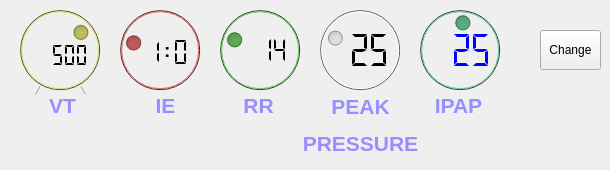
            <widget class="QWidget" name="page">
             <widget class="QDial" name="vtdial">
              <property name="enabled">
               <bool>false</bool>
              </property>
              <property name="geometry">
               <rect>
                <x>10</x>
                <y>0</y>
                <width>100</width>
                <height>100</height>
               </rect>
              </property>
              <property name="minimumSize">
               <size>
                <width>100</width>
                <height>100</height>
               </size>
              </property>
              <property name="styleSheet">
               <string notr="true">background-color: rgb(200,200,20)</string>
              </property>
              <property name="minimum">
               <number>1</number>
              </property>
              <property name="maximum">
               <number>7</number>
              </property>
              <property name="singleStep">
               <number>50</number>
              </property>
              <property name="value">
               <number>5</number>
              </property>
              <property name="wrapping">
               <bool>false</bool>
              </property>
              <property name="notchTarget">
               <double>10.000000000000000</double>
              </property>
              <property name="notchesVisible">
               <bool>true</bool>
              </property>
             </widget>
             <widget class="QLCDNumber" name="vtlcd">
              <property name="enabled">
               <bool>false</bool>
              </property>
              <property name="geometry">
               <rect>
                <x>50</x>
                <y>40</y>
                <width>41</width>
                <height>30</height>
               </rect>
              </property>
              <property name="minimumSize">
               <size>
                <width>0</width>
                <height>20</height>
               </size>
              </property>
              <property name="styleSheet">
               <string notr="true">color:black</string>
              </property>
              <property name="frameShape">
               <enum>QFrame::NoFrame</enum>
              </property>
              <property name="frameShadow">
               <enum>QFrame::Plain</enum>
              </property>
              <property name="digitCount">
               <number>3</number>
              </property>
              <property name="segmentStyle">
               <enum>QLCDNumber::Flat</enum>
              </property>
              <property name="intValue" stdset="0">
               <number>500</number>
              </property>
             </widget>
             <widget class="QLabel" name="label_13">
              <property name="geometry">
               <rect>
                <x>27</x>
                <y>90</y>
                <width>71</width>
                <height>31</height>
               </rect>
              </property>
              <property name="font">
               <font>
                <family>MS Shell Dlg 2</family>
                <pointsize>16</pointsize>
                <weight>75</weight>
                <bold>true</bold>
               </font>
              </property>
              <property name="styleSheet">
               <string notr="true">color: rgb(152, 142, 255);</string>
              </property>
              <property name="text">
               <string>VT</string>
              </property>
              <property name="alignment">
               <set>Qt::AlignCenter</set>
              </property>
             </widget>
             <widget class="QDial" name="iedial">
              <property name="enabled">
               <bool>false</bool>
              </property>
              <property name="geometry">
               <rect>
                <x>110</x>
                <y>0</y>
                <width>100</width>
                <height>100</height>
               </rect>
              </property>
              <property name="minimumSize">
               <size>
                <width>100</width>
                <height>100</height>
               </size>
              </property>
              <property name="styleSheet">
               <string notr="true">background-color: rgb(200,20,20)</string>
              </property>
              <property name="minimum">
               <number>1</number>
              </property>
              <property name="maximum">
               <number>5</number>
              </property>
              <property name="value">
               <number>2</number>
              </property>
             </widget>
             <widget class="QLCDNumber" name="ilcd">
              <property name="geometry">
               <rect>
                <x>147</x>
                <y>37</y>
                <width>16</width>
                <height>30</height>
               </rect>
              </property>
              <property name="minimumSize">
               <size>
                <width>0</width>
                <height>0</height>
               </size>
              </property>
              <property name="styleSheet">
               <string notr="true">color:black</string>
              </property>
              <property name="frameShape">
               <enum>QFrame::NoFrame</enum>
              </property>
              <property name="frameShadow">
               <enum>QFrame::Plain</enum>
              </property>
              <property name="digitCount">
               <number>1</number>
              </property>
              <property name="segmentStyle">
               <enum>QLCDNumber::Flat</enum>
              </property>
              <property name="value" stdset="0">
               <double>1.000000000000000</double>
              </property>
             </widget>
             <widget class="QLabel" name="label_17">
              <property name="geometry">
               <rect>
                <x>164</x>
                <y>30</y>
                <width>10</width>
                <height>40</height>
               </rect>
              </property>
              <property name="font">
               <font>
                <pointsize>14</pointsize>
                <weight>75</weight>
                <bold>true</bold>
               </font>
              </property>
              <property name="styleSheet">
               <string notr="true">color:black</string>
              </property>
              <property name="text">
               <string>:</string>
              </property>
             </widget>
             <widget class="QLCDNumber" name="ielcd">
              <property name="geometry">
               <rect>
                <x>167</x>
                <y>37</y>
                <width>28</width>
                <height>30</height>
               </rect>
              </property>
              <property name="minimumSize">
               <size>
                <width>0</width>
                <height>0</height>
               </size>
              </property>
              <property name="styleSheet">
               <string notr="true">color:black</string>
              </property>
              <property name="frameShape">
               <enum>QFrame::NoFrame</enum>
              </property>
              <property name="frameShadow">
               <enum>QFrame::Plain</enum>
              </property>
              <property name="digitCount">
               <number>1</number>
              </property>
              <property name="segmentStyle">
               <enum>QLCDNumber::Flat</enum>
              </property>
             </widget>
             <widget class="QLabel" name="label_15">
              <property name="geometry">
               <rect>
                <x>130</x>
                <y>90</y>
                <width>71</width>
                <height>31</height>
               </rect>
              </property>
              <property name="font">
               <font>
                <pointsize>16</pointsize>
                <weight>75</weight>
                <bold>true</bold>
               </font>
              </property>
              <property name="styleSheet">
               <string notr="true">color: rgb(152, 142, 255);</string>
              </property>
              <property name="text">
               <string>IE</string>
              </property>
              <property name="alignment">
               <set>Qt::AlignCenter</set>
              </property>
             </widget>
             <widget class="QDial" name="rrdial">
              <property name="enabled">
               <bool>false</bool>
              </property>
              <property name="geometry">
               <rect>
                <x>210</x>
                <y>0</y>
                <width>100</width>
                <height>100</height>
               </rect>
              </property>
              <property name="minimumSize">
               <size>
                <width>100</width>
                <height>100</height>
               </size>
              </property>
              <property name="styleSheet">
               <string notr="true">background-color: rgb(20,100,10)</string>
              </property>
              <property name="minimum">
               <number>8</number>
              </property>
              <property name="maximum">
               <number>30</number>
              </property>
              <property name="value">
               <number>14</number>
              </property>
             </widget>
             <widget class="QLabel" name="label_14">
              <property name="geometry">
               <rect>
                <x>218</x>
                <y>90</y>
                <width>81</width>
                <height>31</height>
               </rect>
              </property>
              <property name="font">
               <font>
                <pointsize>16</pointsize>
                <weight>75</weight>
                <bold>true</bold>
               </font>
              </property>
              <property name="styleSheet">
               <string notr="true">color: rgb(152, 142, 255);</string>
              </property>
              <property name="text">
               <string>RR</string>
              </property>
              <property name="alignment">
               <set>Qt::AlignCenter</set>
              </property>
             </widget>
             <widget class="QLCDNumber" name="rrlcd">
              <property name="enabled">
               <bool>false</bool>
              </property>
              <property name="geometry">
               <rect>
                <x>253</x>
                <y>35</y>
                <width>41</width>
                <height>30</height>
               </rect>
              </property>
              <property name="minimumSize">
               <size>
                <width>0</width>
                <height>20</height>
               </size>
              </property>
              <property name="styleSheet">
               <string notr="true">color:black</string>
              </property>
              <property name="frameShape">
               <enum>QFrame::NoFrame</enum>
              </property>
              <property name="frameShadow">
               <enum>QFrame::Plain</enum>
              </property>
              <property name="digitCount">
               <number>2</number>
              </property>
              <property name="segmentStyle">
               <enum>QLCDNumber::Flat</enum>
              </property>
              <property name="intValue" stdset="0">
               <number>14</number>
              </property>
             </widget>
             <widget class="QPushButton" name="btnchangeset">
              <property name="geometry">
               <rect>
                <x>540</x>
                <y>30</y>
                <width>61</width>
                <height>40</height>
               </rect>
              </property>
              <property name="minimumSize">
               <size>
                <width>0</width>
                <height>40</height>
               </size>
              </property>
              <property name="text">
               <string>Change</string>
              </property>
             </widget>
             <widget class="QLabel" name="labelipap">
              <property name="geometry">
               <rect>
                <x>418</x>
                <y>90</y>
                <width>81</width>
                <height>31</height>
               </rect>
              </property>
              <property name="font">
               <font>
                <pointsize>16</pointsize>
                <weight>75</weight>
                <bold>true</bold>
               </font>
              </property>
              <property name="styleSheet">
               <string notr="true">color: rgb(152, 142, 255);</string>
              </property>
              <property name="text">
               <string>IPAP</string>
              </property>
              <property name="alignment">
               <set>Qt::AlignCenter</set>
              </property>
             </widget>
             <widget class="QDial" name="ipapdial">
              <property name="enabled">
               <bool>false</bool>
              </property>
              <property name="geometry">
               <rect>
                <x>410</x>
                <y>0</y>
                <width>100</width>
                <height>100</height>
               </rect>
              </property>
              <property name="minimumSize">
               <size>
                <width>100</width>
                <height>100</height>
               </size>
              </property>
              <property name="styleSheet">
               <string notr="true">background-color: rgb(20,40,30)</string>
              </property>
              <property name="minimum">
               <number>5</number>
              </property>
              <property name="maximum">
               <number>30</number>
              </property>
              <property name="value">
               <number>18</number>
              </property>
             </widget>
             <widget class="QLCDNumber" name="ipaplcd">
              <property name="geometry">
               <rect>
                <x>430</x>
                <y>30</y>
                <width>64</width>
                <height>40</height>
               </rect>
              </property>
              <property name="minimumSize">
               <size>
                <width>0</width>
                <height>40</height>
               </size>
              </property>
              <property name="styleSheet">
               <string notr="true">color:blue</string>
              </property>
              <property name="frameShape">
               <enum>QFrame::NoFrame</enum>
              </property>
              <property name="digitCount">
               <number>3</number>
              </property>
              <property name="segmentStyle">
               <enum>QLCDNumber::Flat</enum>
              </property>
              <property name="intValue" stdset="0">
               <number>25</number>
              </property>
             </widget>
             <widget class="QLCDNumber" name="peaklcd">
              <property name="geometry">
               <rect>
                <x>330</x>
                <y>30</y>
                <width>61</width>
                <height>40</height>
               </rect>
              </property>
              <property name="minimumSize">
               <size>
                <width>0</width>
                <height>40</height>
               </size>
              </property>
              <property name="styleSheet">
               <string notr="true">color:black</string>
              </property>
              <property name="frameShape">
               <enum>QFrame::NoFrame</enum>
              </property>
              <property name="digitCount">
               <number>3</number>
              </property>
              <property name="segmentStyle">
               <enum>QLCDNumber::Flat</enum>
              </property>
              <property name="value" stdset="0">
               <double>25.000000000000000</double>
              </property>
             </widget>
             <widget class="QLabel" name="label_9">
              <property name="geometry">
               <rect>
                <x>300</x>
                <y>90</y>
                <width>121</width>
                <height>71</height>
               </rect>
              </property>
              <property name="font">
               <font>
                <pointsize>16</pointsize>
                <weight>75</weight>
                <bold>true</bold>
               </font>
              </property>
              <property name="styleSheet">
               <string notr="true">color: rgb(152, 142, 255);</string>
              </property>
              <property name="text">
               <string>&lt;html&gt;&lt;head/&gt;&lt;body&gt;&lt;p align=&quot;center&quot;&gt;PEAK&lt;/p&gt;&lt;p align=&quot;center&quot;&gt;PRESSURE&lt;/p&gt;&lt;/body&gt;&lt;/html&gt;</string>
              </property>
              <property name="alignment">
               <set>Qt::AlignCenter</set>
              </property>
             </widget>
             <widget class="QDial" name="peakdial">
              <property name="enabled">
               <bool>false</bool>
              </property>
              <property name="geometry">
               <rect>
                <x>310</x>
                <y>0</y>
                <width>100</width>
                <height>100</height>
               </rect>
              </property>
              <property name="minimumSize">
               <size>
                <width>100</width>
                <height>100</height>
               </size>
              </property>
              <property name="minimum">
               <number>15</number>
              </property>
              <property name="maximum">
               <number>50</number>
              </property>
              <property name="value">
               <number>25</number>
              </property>
             </widget>
             <zorder>peakdial</zorder>
             <zorder>vtdial</zorder>
             <zorder>vtlcd</zorder>
             <zorder>label_13</zorder>
             <zorder>iedial</zorder>
             <zorder>ilcd</zorder>
             <zorder>label_17</zorder>
             <zorder>ielcd</zorder>
             <zorder>label_15</zorder>
             <zorder>rrdial</zorder>
             <zorder>label_14</zorder>
             <zorder>rrlcd</zorder>
             <zorder>btnchangeset</zorder>
             <zorder>labelipap</zorder>
             <zorder>ipapdial</zorder>
             <zorder>ipaplcd</zorder>
             <zorder>peaklcd</zorder>
             <zorder>label_9</zorder>
            </widget>
